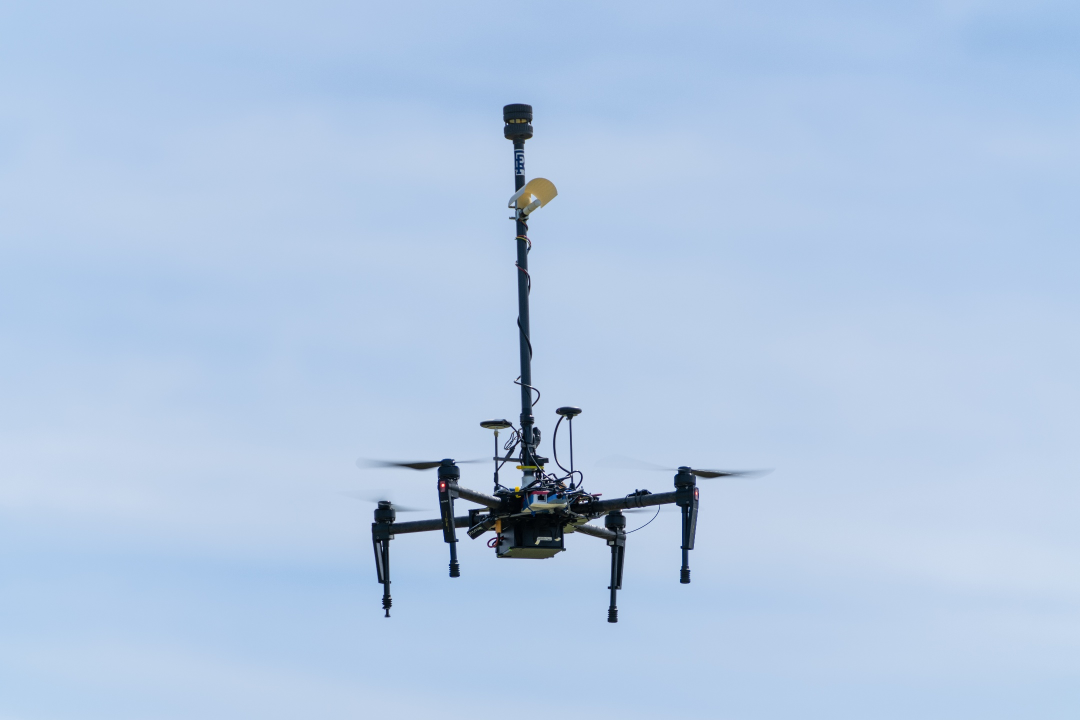
#> input picture images/isolated_smol.jpg, 2160 x 1440 px, given in place of 26.jpg, which was not available (shown at 1/2 size)
$ python blob_detection_demo.py
#> lines starting #> are read from the running program, lines starting #| are printed output that depends on the picture; pictures that were not available may be replaced by others from this repository, and a replacement may not be noted
"""============================================================================
    Blob Detection Demo    |    RAER SUAS 2023    |    Oct. 31, 2022
    ---------------------------------------------------------------------------
    Requires a basic knowledge of OpenCV Python, please see other files for a
    good introduction to more of that.

    Make sure to download the images from the good drive! They are too big to
    put on Github simply. The images should be placed into the provided
        ./images/
    folder.
"""

# OpenCV Import, alias to cv
import cv2 as cv

# i is for the file naming
# size (distance from blob coordinate)
i = 0
size = 70

# Index of pictures. Not good practice for import but it works well enough.
pics = ['26.jpg', '27.jpg', '28.jpg', '29.jpg', '30.jpg', '31.jpg',
        '47.jpg', '49.jpg', '65.jpg', '66.jpg', '67.jpg', '68.jpg']

for p in pics:
    img = cv.imread('./images/'+str(p), cv.IMREAD_COLOR)  # Import color image
#> img is the input picture: shape (1440, 2160, 3); mean B, G, R 228, 200.2, 178.1
    img = cv.cvtColor(img, cv.COLOR_RGB2HSV)  # Convert to HSV matrices
#> img: shape (1440, 2160, 3); mean H, S, V 13.7, 57.6, 228.1

    # - - - - - -

    # Setup SimpleBlobDetector parameters.
    params = cv.SimpleBlobDetector_Params()

    # Change thresholds
    params.minThreshold = 10
    params.maxThreshold = 200

    # Filter by Area.
    params.filterByArea = True
    params.minArea = 1600
    #params.maxArea = 3600

    # Filter by Circularity
    params.filterByCircularity = True
    params.minCircularity = 0.4

    # Filter by Convexity
    params.filterByConvexity = False
    params.minConvexity = 0.5

    # Create a detector with the parameters
    det = cv.SimpleBlobDetector_create(params)

    # Re-open image in color (for little cropped output)
    col_img = cv.imread('./images/'+str(p), 3)

    i_check = i
    key = det.detect(img)
#> key = ()
    for keeb in key:
        x = keeb.pt[1]
        y = keeb.pt[0]
        outs = col_img[int(x-size):int(x+size),int(y-size):int(y+size)]
        cv.imwrite('./output/out'+str(i)+'.jpg', outs)
        i += 1
#> this loop made 0 passes
#> after the loop, i = 0

    if i_check == i:
        img = cv.cvtColor(img, cv.COLOR_HSV2RGB)
        key = det.detect(img)
#> key = 1 keypoints; (x, y, size): (1035, 247, 74.2)
        for keeb in key:
            x = keeb.pt[1]
            y = keeb.pt[0]
            outs = col_img[int(x-size):int(x+size),int(y-size):int(y+size)]
            cv.imwrite('./output/out'+str(i)+'.jpg', outs)
            i += 1
#> this loop made 1 pass
#> (keeb, x, y, i) on pass 1: (keypoint at (1035.5, 247.5), size 74.2, 247.5, 1035.5, 1)
#> pass 1, `outs = col_img[int(x-size):int(x+size),int(y-size):int(y+size)]`:
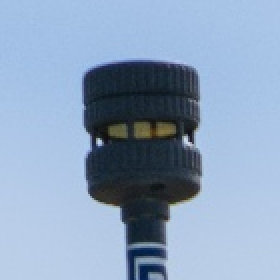
#> outs: shape (140, 140, 3) (shown 2 times larger); mean B, G, R 189.1, 162.2, 140.5
#> after the loop, i = 1
    """
    # [9 lines of commented-out code are left out]
    """
#> pass 2 of the loop `for p in pics:`:
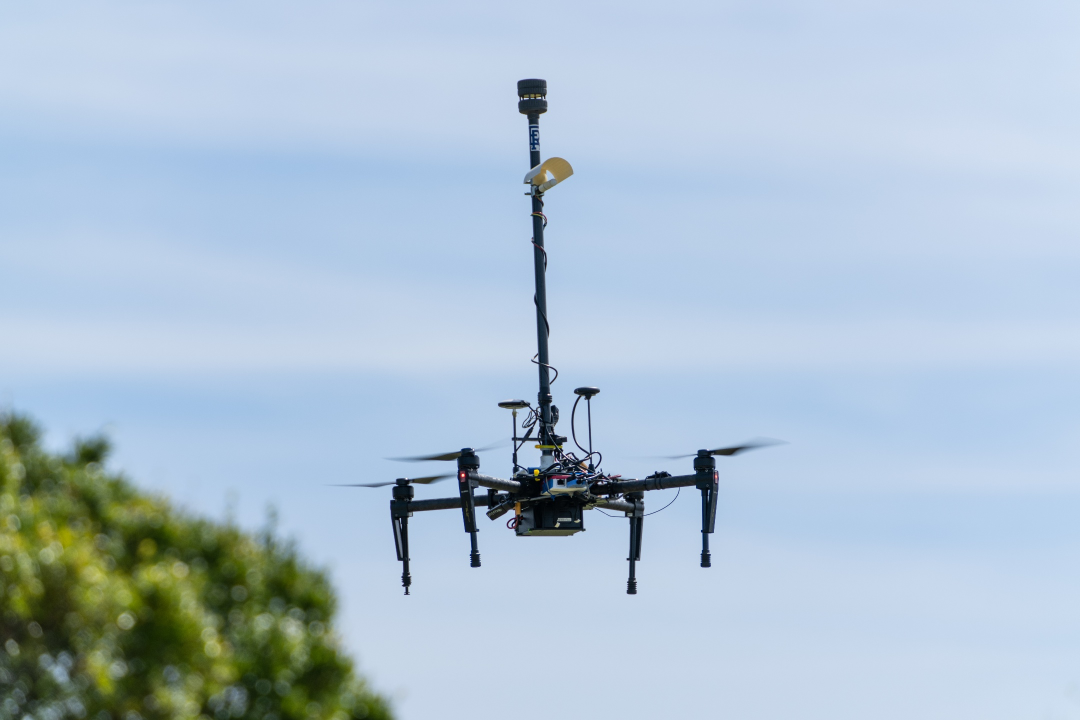
#> input picture images/tree_smol.jpg, 2160 x 1440 px, given in place of 27.jpg, which was not available (shown at 1/2 size)
#> img is the input picture: shape (1440, 2160, 3); mean B, G, R 209.1, 192.7, 173.5
#> `key = det.detect(img)`: key = 1 keypoints; (x, y, size): (222, 1083, 58)
#> the loop `for keeb in key:` made 1 pass
#> (keeb, x, y, i) on pass 1: (keypoint at (222, 1082.6), size 58, 1082.6, 222, 2)
#> pass 1, `outs = col_img[int(x-size):int(x+size),int(y-size):int(y+size)]`:
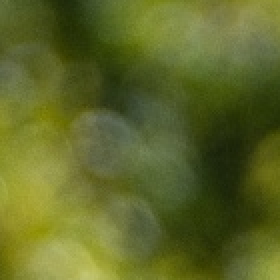
#> outs: shape (140, 140, 3) (shown 2 times larger); mean B, G, R 40.2, 103.5, 94.6
#> after the loop `for keeb in key:`: i = 2
#> (the run stopped early here; a loop or call above may not have finished)
